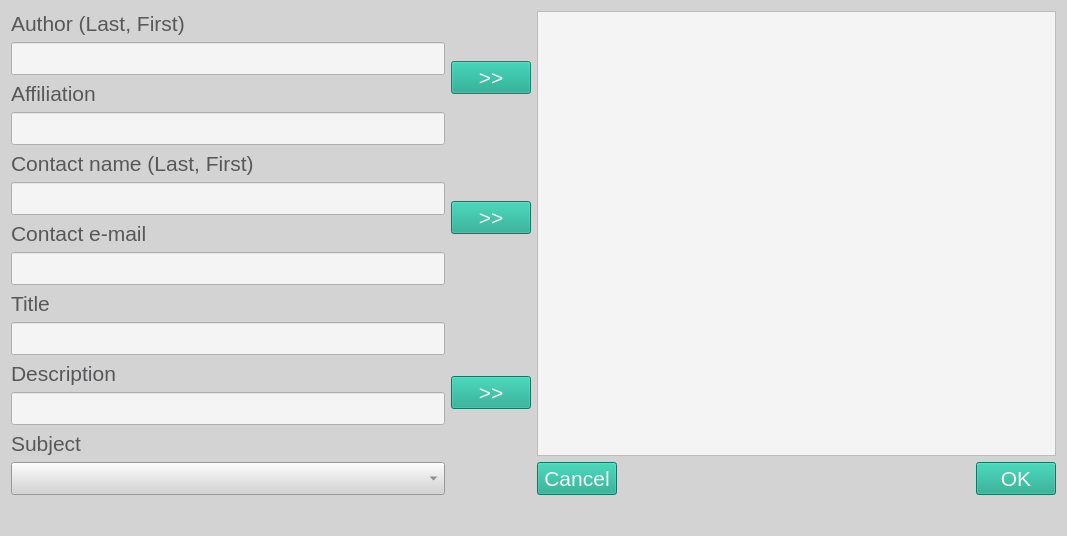
<?xml version="1.0" encoding="UTF-8"?>
<ui version="4.0">
 <class>Dialog</class>
 <widget class="QDialog" name="Dialog">
  <property name="geometry">
   <rect>
    <x>0</x>
    <y>0</y>
    <width>1067</width>
    <height>519</height>
   </rect>
  </property>
  <property name="windowTitle">
   <string>Dialog</string>
  </property>
  <property name="styleSheet">
   <string notr="true">QWidget
{
    background-color: rgb(211,211,211);
    color: rgb(88, 88, 90);
    selection-background-color: rgb(21, 165, 137);
    selection-color: rgb(245, 244, 244);
    font: 16pt
}

QLabel#error_label
{
    color: rgb(220, 130, 30);
}

QLineEdit, QTextEdit, QTableWidget
{
   background-color:  rgb(245, 244, 244)
}

QPushButton
{
	background-color: rgb(21, 165, 137);
    color: rgb(245, 244, 244);
}

QPushButton#home_button, QPushButton#parent_button, QPushButton#refresh_button
{
    background-color: rgb(245, 244, 244);
}

QTabWidget#info_tabs
{
     background-color: background-color: rgb(211,211,211);
}

</string>
  </property>
  <layout class="QVBoxLayout" name="verticalLayout_7">
   <item>
    <layout class="QHBoxLayout" name="horizontalLayout_4">
     <item>
      <layout class="QVBoxLayout" name="verticalLayout_5">
       <item>
        <layout class="QVBoxLayout" name="verticalLayout">
         <item>
          <layout class="QHBoxLayout" name="horizontalLayout">
           <item>
            <layout class="QVBoxLayout" name="verticalLayout_2">
             <item>
              <widget class="QLabel" name="label">
               <property name="text">
                <string>Author (Last, First)</string>
               </property>
              </widget>
             </item>
             <item>
              <widget class="QLineEdit" name="author_edit"/>
             </item>
             <item>
              <widget class="QLabel" name="label_2">
               <property name="text">
                <string>Affiliation</string>
               </property>
              </widget>
             </item>
             <item>
              <widget class="QLineEdit" name="affiliation_edit"/>
             </item>
            </layout>
           </item>
           <item>
            <widget class="QPushButton" name="author_button">
             <property name="text">
              <string>&gt;&gt;</string>
             </property>
            </widget>
           </item>
          </layout>
         </item>
        </layout>
       </item>
       <item>
        <layout class="QHBoxLayout" name="horizontalLayout_2">
         <item>
          <layout class="QVBoxLayout" name="verticalLayout_3">
           <item>
            <widget class="QLabel" name="label_3">
             <property name="text">
              <string>Contact name (Last, First)</string>
             </property>
            </widget>
           </item>
           <item>
            <widget class="QLineEdit" name="contact_name_edit"/>
           </item>
           <item>
            <widget class="QLabel" name="label_4">
             <property name="text">
              <string>Contact e-mail</string>
             </property>
            </widget>
           </item>
           <item>
            <widget class="QLineEdit" name="contact_email_edit"/>
           </item>
          </layout>
         </item>
         <item>
          <widget class="QPushButton" name="contact_button">
           <property name="text">
            <string>&gt;&gt;</string>
           </property>
          </widget>
         </item>
        </layout>
       </item>
       <item>
        <layout class="QHBoxLayout" name="horizontalLayout_3">
         <item>
          <layout class="QVBoxLayout" name="verticalLayout_4">
           <item>
            <widget class="QLabel" name="label_7">
             <property name="text">
              <string>Title</string>
             </property>
            </widget>
           </item>
           <item>
            <widget class="QLineEdit" name="title_edit"/>
           </item>
           <item>
            <widget class="QLabel" name="label_5">
             <property name="text">
              <string>Description</string>
             </property>
            </widget>
           </item>
           <item>
            <widget class="QLineEdit" name="description_edit"/>
           </item>
           <item>
            <widget class="QLabel" name="label_6">
             <property name="text">
              <string>Subject</string>
             </property>
            </widget>
           </item>
           <item>
            <widget class="QComboBox" name="subject_box"/>
           </item>
          </layout>
         </item>
         <item>
          <widget class="QPushButton" name="subject_button">
           <property name="text">
            <string>&gt;&gt;</string>
           </property>
          </widget>
         </item>
        </layout>
       </item>
      </layout>
     </item>
     <item>
      <layout class="QVBoxLayout" name="verticalLayout_6">
       <item>
        <widget class="QTextEdit" name="json_edit"/>
       </item>
       <item>
        <layout class="QHBoxLayout" name="horizontalLayout_5">
         <item>
          <widget class="QPushButton" name="cancel_button">
           <property name="text">
            <string>Cancel</string>
           </property>
          </widget>
         </item>
         <item>
          <spacer name="horizontalSpacer">
           <property name="orientation">
            <enum>Qt::Horizontal</enum>
           </property>
           <property name="sizeHint" stdset="0">
            <size>
             <width>40</width>
             <height>20</height>
            </size>
           </property>
          </spacer>
         </item>
         <item>
          <widget class="QPushButton" name="ok_button">
           <property name="text">
            <string>OK</string>
           </property>
          </widget>
         </item>
        </layout>
       </item>
      </layout>
     </item>
    </layout>
   </item>
   <item>
    <widget class="QLabel" name="error_label">
     <property name="text">
      <string/>
     </property>
    </widget>
   </item>
  </layout>
 </widget>
 <resources/>
 <connections/>
</ui>
